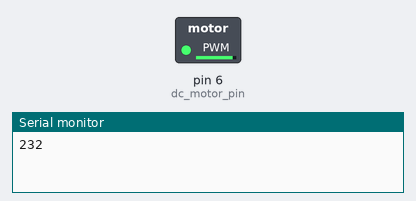
A sketch run on a simulated Arduino Uno, built with avr-gcc and run on an emulated ATmega328P. Shown: switched loads named in the sketch (green lamp = pin HIGH), the last lines printed to the serial monitor. Random numbers use the default seed unless the sketch sets one.

Above: at 0.05 s.
At 2.05 s:
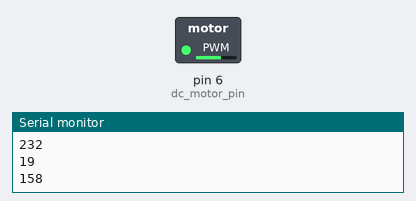
At 4.0 s:
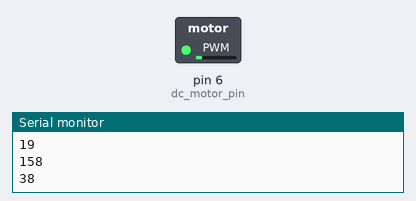
Timing chart, 0 to 5.2 s (numbered marks = the images above):
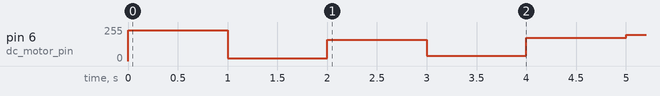

The sketch:

DC_Motor-Random-Speed.ino
```cpp
/*
  Code for controlling a simple DC Motor

 Programmed by Nathan Villicana-Shaw in the Fall of 2018 for
 the California College of the Arts Interaction Design department.

 Please Note
 ----------------
 This program uses the input from a potentiometer to control the speed of the motor

*/

const int dc_motor_pin = 6;
int motor_speed = 0;


void setup() {
  pinMode(dc_motor_pin, OUTPUT);
  Serial.begin(57600);
}

void loop() {
    motor_speed = random(0, 255); // remap the input range to the output range
    Serial.println(motor_speed);
    analogWrite(dc_motor_pin, motor_speed);
    delay(1000);
}
```
